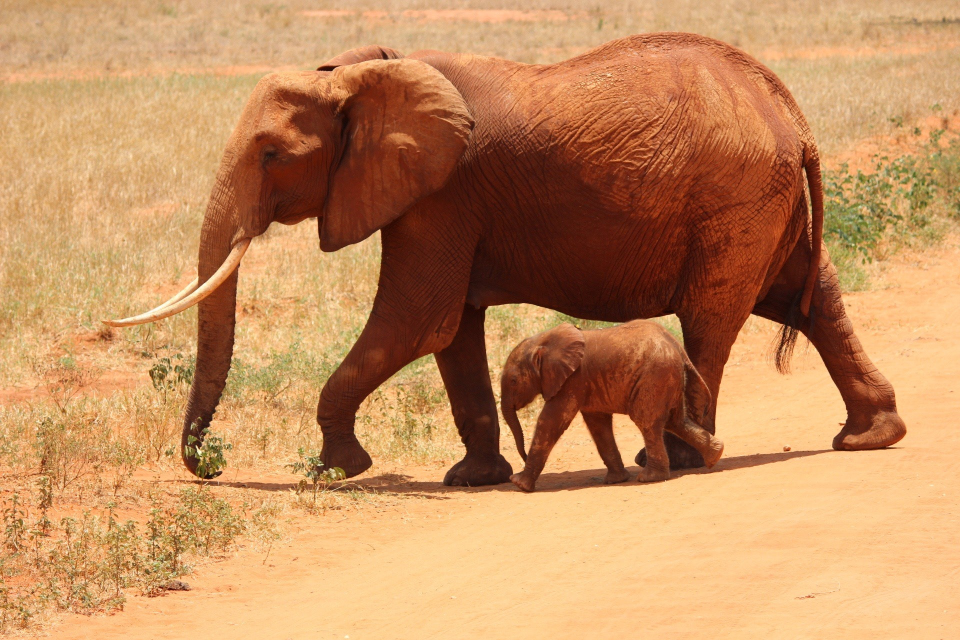
#> input picture elephants/4.png, 1920 x 1280 px, given as the content of the folder tigers, which was not available (shown at 1/2 size)
$ python knn2.py
#> lines starting #> are read from the running program, lines starting #| are printed output that depends on the picture; pictures that were not available may be replaced by others from this repository, and a replacement may not be noted
from importlib.resources import path
import os
import math
import numpy as np
from PIL import Image

tigerFlattenList = []
elephantFlattenList = []
distancesWithTigerImg = []
distancesWithElephantImg = []

K = int(input("Enter K: "))
#> the answer given: 3

tigerDir = os.listdir('tigers')
elephantDir = os.listdir('elephants')

for i in range(0,len(tigerDir)):
    img1 = Image.open('tigers/'+tigerDir[i]).resize((100,100))
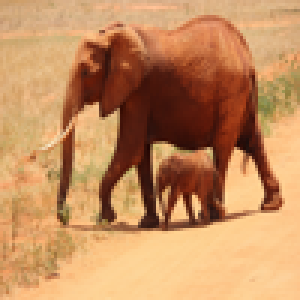
#> img1: PIL image 100x100 RGB (shown 3 times larger); mean R, G, B 195.2, 141.5, 95.3
    img2 = Image.open('elephants/'+elephantDir[i]).resize((100,100))

    img1Array = np.array(img1.getdata())
    tigerFlattenList.append(img1Array.flatten())
    img2Array = np.array(img2.getdata())
    elephantFlattenList.append(img2Array.flatten())


testingImg = Image.open('test2.png').resize((100,100))
testImgVector = np.array(testingImg.getdata()).flatten()

for i in range (0, len(tigerFlattenList)):
    d1 = 0
    d2 = 0
    for j in range (min(len(testImgVector), len(elephantFlattenList[i]))):
        d1 += (testImgVector[j] - tigerFlattenList[i][j])*(testImgVector[j] - elephantFlattenList[i][j])
        d2 += (testImgVector[j] - tigerFlattenList[i][j])*(testImgVector[j] - elephantFlattenList[i][j])
    distancesWithTigerImg.append(math.sqrt(d1))
    distancesWithElephantImg.append(math.sqrt(d2))
#> this loop made 1 pass
#> after the loop, distancesWithElephantImg = [0]; distancesWithTigerImg = [0]

distancesWithTigerImg.sort()
distancesWithElephantImg.sort()

counter1 = 0
counter2 = 0

for _ in range(0,K):
#> (the run stopped early here; a loop or call above may not have finished)

$ run again, on cat.png
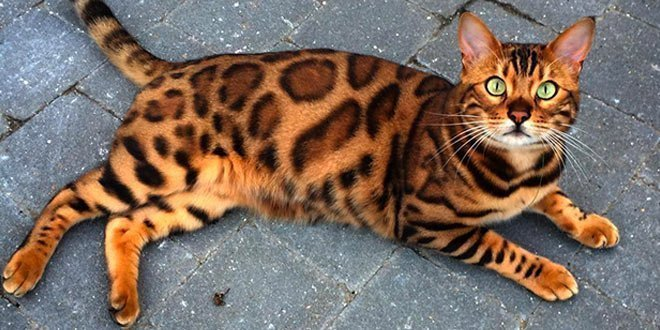
#> input picture cat.png, 660 x 330 px, given as the content of the folder tigers, which was not available
#> `img1 = Image.open('tigers/'+tigerDir[i]).resize((100,100))`:
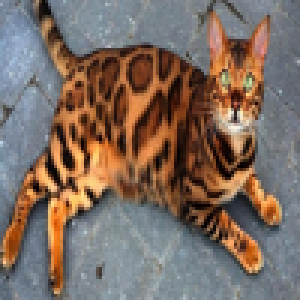
#> img1: PIL image 100x100 RGB (shown 3 times larger); mean R, G, B 125.2, 107.9, 97.6
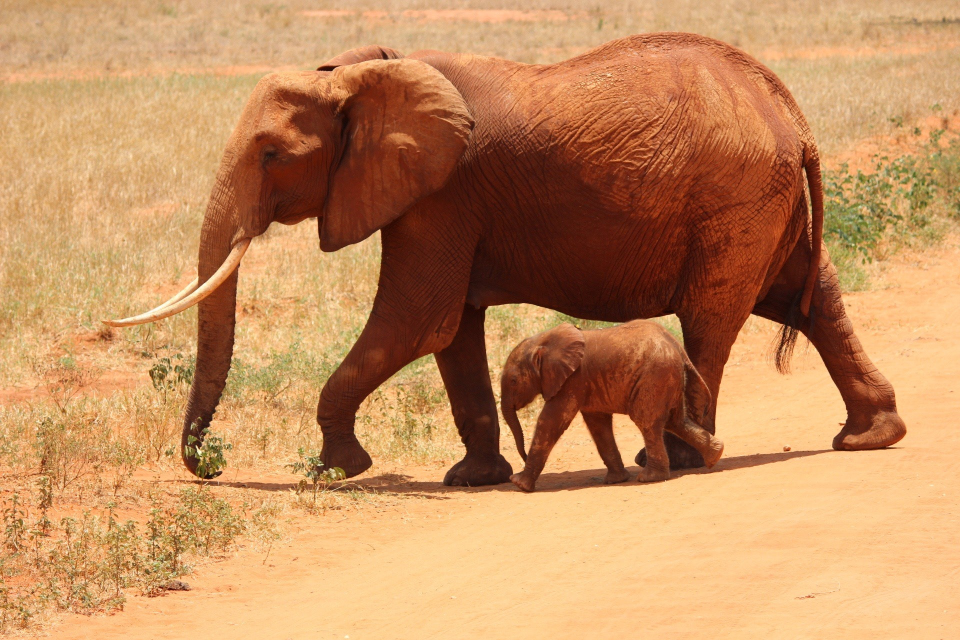
#> input picture elephants/4.png, 1920 x 1280 px (shown at 1/2 size)
#> the loop `for i in range (0, len(tigerFlattenList)):` made 1 pass
#> after the loop `for i in range (0, len(tigerFlattenList)):`: distancesWithElephantImg = [0]
